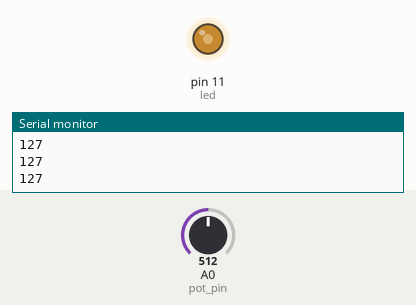
Recording of a sketch running on a simulated Arduino Uno, built with avr-gcc and run on an emulated ATmega328P. On the bench: output pins drawn as LEDs (lit = HIGH), the last lines printed to the serial monitor. Inputs (shaded band) come from the test bench; at power-on: A0 (pot_pin) = 512.

Above: at 1.2 s.
1.3 s: A0 (pot_pin) set to 716
At 1.6 s:
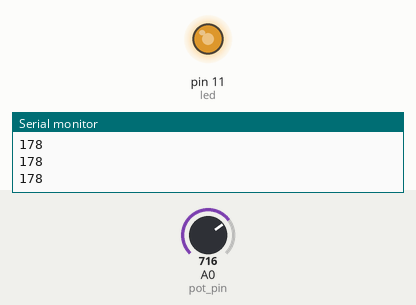
2.8 s: A0 (pot_pin) set to 900
At 4.0 s:
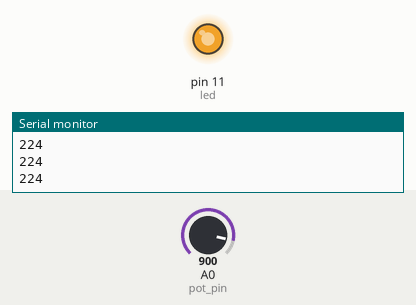
4.3 s: A0 (pot_pin) set to 122
At 5.1 s:
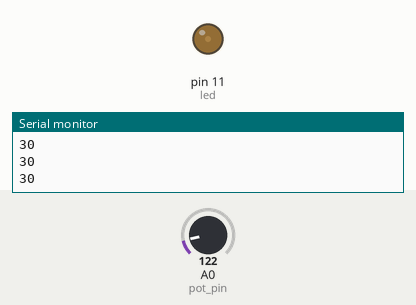
5.8 s: A0 (pot_pin) set to 0
At 6.2 s:
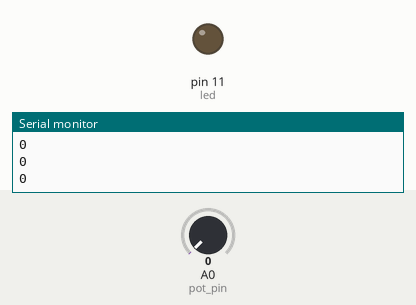
7.3 s: A0 (pot_pin) set to 511
At 8.6 s:
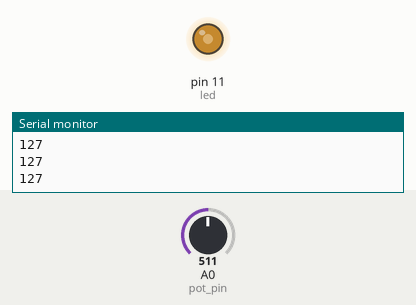
Timing chart, 0 to 9.8 s (numbered marks = the images above; inputs shaded):
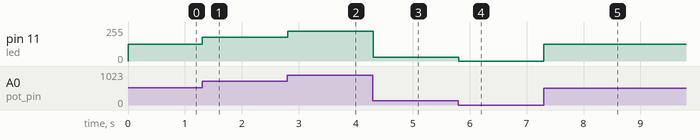

The sketch:

Program_3-Varying_brightness_of_LED_using_potentiometer.ino
```cpp
int led = 11;   // Declare an Integer variable with value 12, 12 defines that we going to use pin 12 on Arduino t blink our LED
int pot_pin = A0;    // Declare a variable for Potentiometer, Potentiometer gives input to Arduino through this pin

void setup(){
  Serial.begin(9600);     // sets 9600 as baud rate for serial communication
  pinMode(led, OUTPUT);   // sets the pin 12 as OUTPUT, now the Arduino is ready to supply 5V through this pin
  pinMode(pot_pin, INPUT);  // sets pin A0 as INPUT, now Arduino can read analog value from the Potentiometer
}

int brightness = 0;   // declare a variable to store intensity value of LED

void loop(){
  brightness = map(analogRead(pot_pin),0,1023,0,255);   // read pot value into our brightness variable
  Serial.println(brightness);   // print value of brightness on Serial Monitor
  analogWrite(led, brightness);  // supplies a PWM signal of the value in brightness
}
```

Measured:
- after the input at 1.3 s, pin 11 (led): 127/255 → 178/255 at once
- after the input at 2.8 s, pin 11 (led): 178/255 → 224/255 at once
- after the input at 4.3 s, pin 11 (led): 224/255 → 30/255 at once
- after the input at 5.8 s, pin 11 (led): 30/255 → 0/255 at once
- after the input at 7.3 s, pin 11 (led): 0/255 → 127/255 at once
